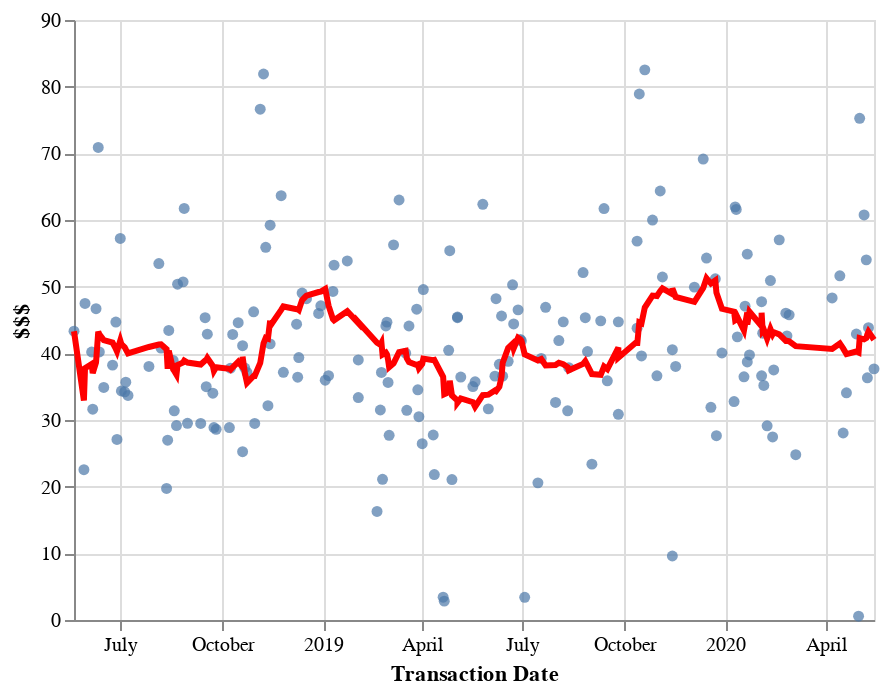

Notebook source saved alongside this figure:
### Code cell
no_fee_df = spent_df.loc[spent_df['Description']!= "DOORDASH DASHPASS"]
no_fee_df['Amount'] = abs(no_fee_df['Amount'])

line = alt.Chart(no_fee_df).mark_line(
    color='red',
    size=3
).transform_window(
    rolling_mean='mean(Amount)',
    frame=[0, 15]
).encode(
    x='Transaction Date:T',
    y='rolling_mean:Q'
)

points = alt.Chart(no_fee_df).mark_circle().encode(
    tooltip=('Amount','Transaction Date:T','Description'),
    x='Transaction Date:T',
    y=alt.Y('Amount:Q',
            axis=alt.Axis(title='$$$'), 
            scale=alt.Scale(domain=[0,90]))
)

points + line

### Figure 1 — Vega-Lite specification as saved in the notebook (floating-point values rounded to 4 significant figures; data arrays with more than 128 entries replaced by an {"elided": "..."} marker saying what was removed)
{"config": {"view": {"continuousWidth": 400, "continuousHeight": 300}}, "layer": [{"mark": "circle", "encoding": {"tooltip": [{"type": "quantitative", "field": "Amount"}, {"type": "temporal", "field": "Transaction Date"}, {"type": "nominal", "field": "Description"}], "x": {"type": "temporal", "field": "Transaction Date"}, "y": {"type": "quantitative", "axis": {"title": "$$$"}, "field": "Amount", "scale": {"domain": [0, 90]}}}}, {"mark": {"type": "line", "color": "red", "size": 3}, "encoding": {"x": {"type": "temporal", "field": "Transaction Date"}, "y": {"type": "quantitative", "field": "rolling_mean"}}, "transform": [{"window": [{"op": "mean", "field": "Amount", "as": "rolling_mean"}], "frame": [0, 15]}]}], "data": {"name": "data-155e1026bb38506130f9a3ad74df6563"}, "$schema": "https://vega.github.io/schema/vega-lite/v4.8.1.json", "datasets": {"data-155e1026bb38506130f9a3ad74df6563": {"elided": "183 records"}}}
